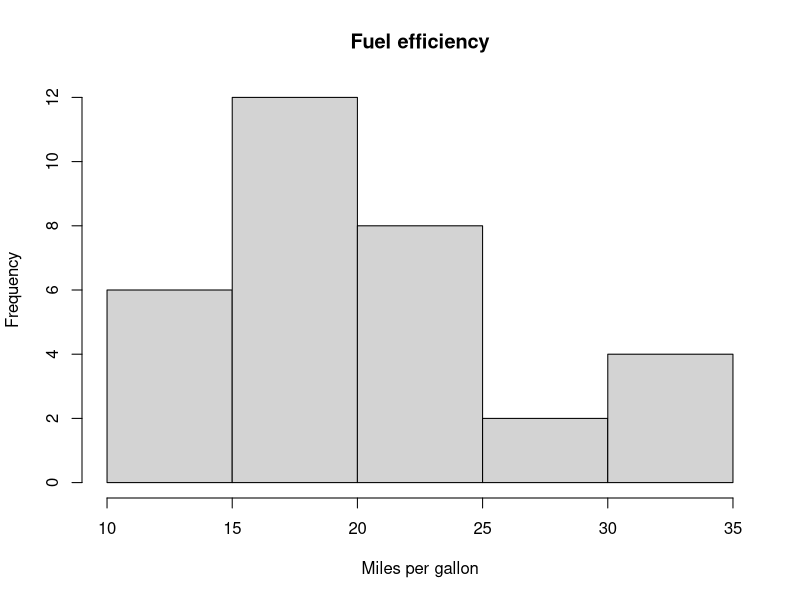
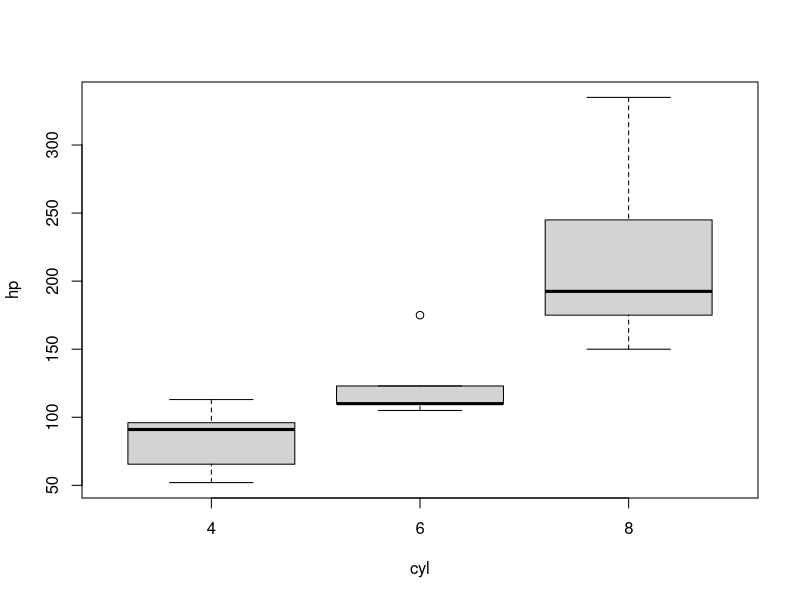

Write the R code that produced these figures, in order.
data(mtcars)
summary(mtcars$mpg)
hist(mtcars$mpg, main="Fuel efficiency",
     xlab="Miles per gallon")
boxplot(hp~cyl, data=mtcars)
